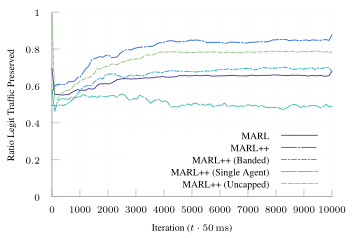

Source code (gnuplot):
set terminal tikz standalone color size 9cm,6cm font '\scriptsize' preamble '\usepackage{microtype} \usepackage{times} \usepackage[T1]{fontenc} \usepackage{siunitx}\sisetup{detect-all}'
set output "udp-m-2.tex"

load "parula.pal"

set style line 102 lc rgb '#a0a0a0' lt 1 lw 1
set border ls 102
set colorbox border 102
set key textcolor rgb "black"
set tics textcolor rgb "black"
set label textcolor rgb "black"

set border 3
set grid x y
set xtics nomirror
set ytics nomirror

#set key autotitle columnhead
set datafile separator ","

set xlabel "Iteration ($t \\cdot{} \\SI{50}{\\milli\\second}$)"
set ylabel "Ratio Legit Traffic Preserved"

set yrange [0.0:1.0]
set key inside bottom right

plot '../results/online-2-avg.csv' u 1:3 w lines smooth sbezier title "MARL" dt 1, \
     '../results/m-udp-natural-2.avg.csv' u 1:3 w lines smooth sbezier title "MARL++" dt (18,2,2,2), \
     '../results/m-udp-banded-2.avg.csv' u 1:3 w lines smooth sbezier title "MARL++ (Banded)" ls 4  dt (6,2,2,2), \
     '../results/m-udp-single-2.avg.csv' u 1:3 w lines smooth sbezier title "MARL++ (Single Agent)" ls 5 dt (18,2), \
     '../results/m-udp-uncap-2.avg.csv' u 1:3 w lines smooth sbezier title "MARL++ (Uncapped)" ls 6 dt (6,2), \
